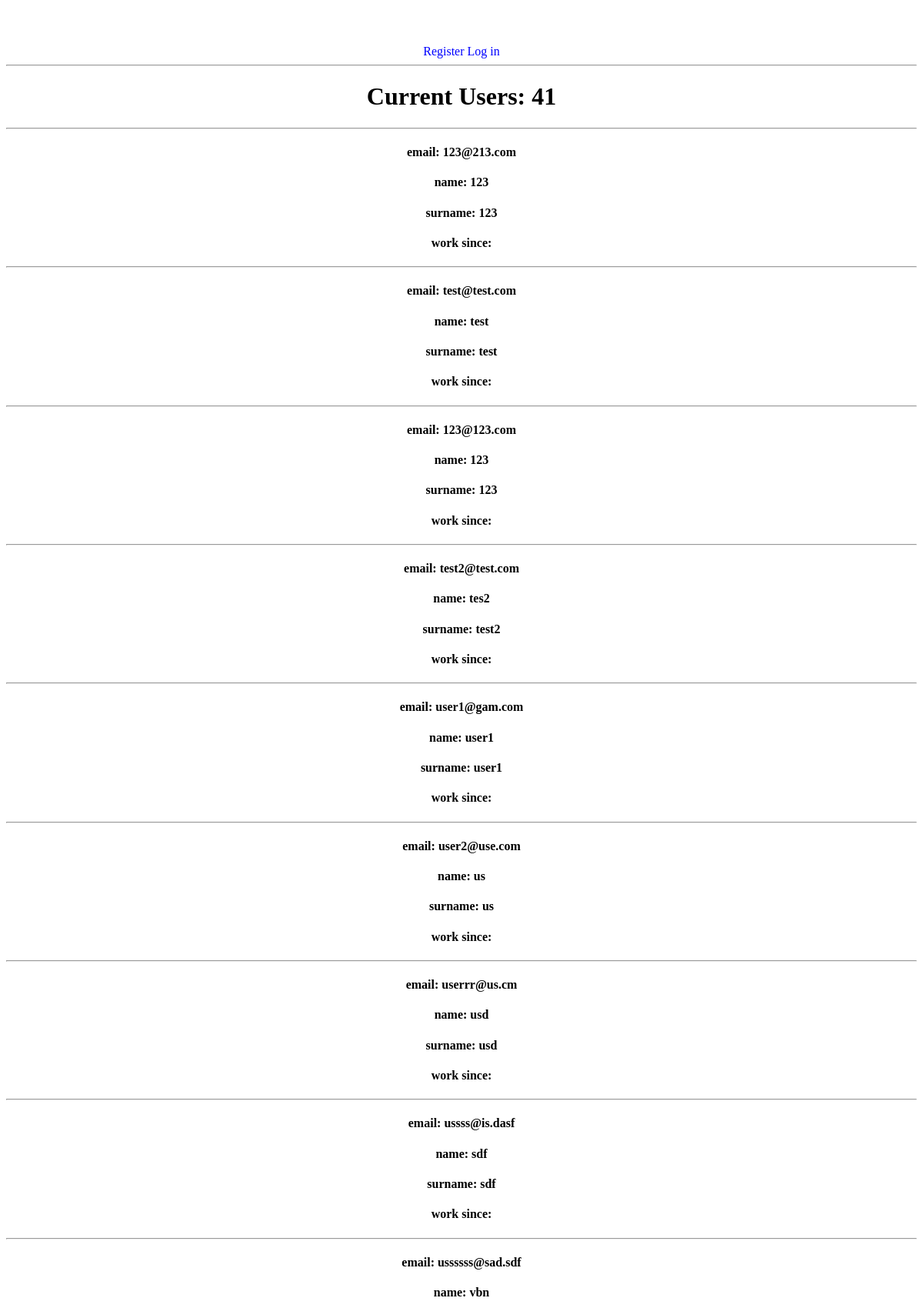
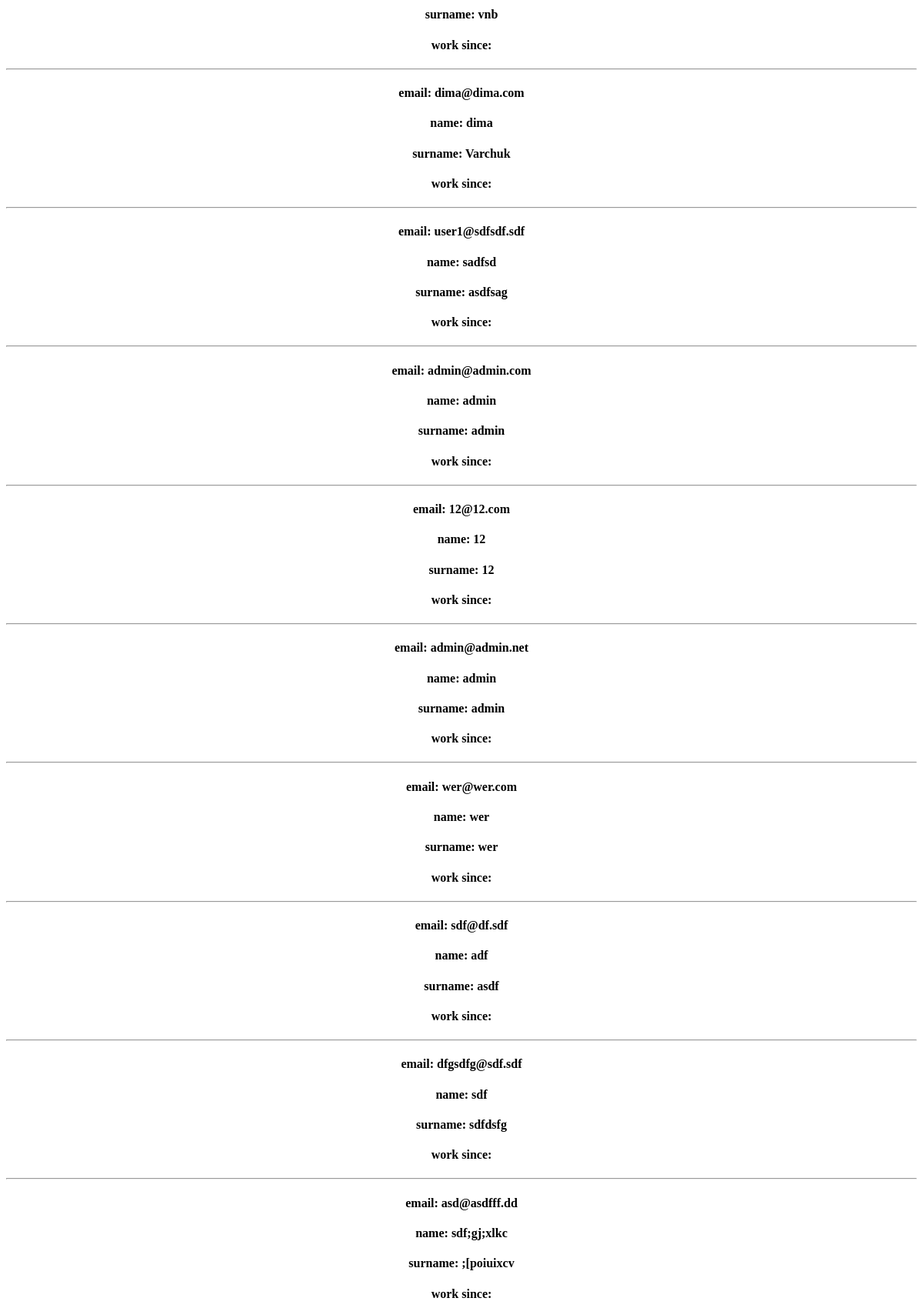
The page / (upper part) on the database its author committed (2 pictures, top to bottom).
### journal/models.py (models this page shows, shortened)
class CustomUser(AbstractBaseUser):
    name = models.CharField(max_length=15, null=False)
    surname = models.CharField(max_length=15, null=False)
    patronymic = models.CharField(max_length=15, blank=True, null=True)
    email = models.EmailField(unique=True)  # require
    phone_number = models.CharField(max_length=16, blank=True, null=True)
    avatar = models.ImageField(upload_to='user/avatar/', blank=True, null=True)
    date_of_birth = models.DateField(null=True)
    about = models.TextField(null=True)
    role = models.CharField(max_length=8, null=False, default="Other")
    is_active = models.BooleanField(default=True)
    is_staff = models.BooleanField(default=False)
    is_admin = models.BooleanField(default=False)
    USERNAME_FIELD = 'email'
    REQUIRED_FIELDS = ["name", "surname"]
    objects = CustomUserManager()

### journal/views.py (the view)
# urls.py: path('', main, name="main"),
def main(request):
    user_model = get_user_model()
    all_users = user_model.objects.all()
    return render(request, 'journal/main.html', {'all_users': all_users, 'title': "main"})

### journal/templates/journal/main.html
{% extends 'journal/base.html' %}
{% block main %}
<h1>Current Users: {{ all_users|length }}</h1>
<hr>
{% for user in all_users %}
<h4>email: {{ user.email }}</h4>
<h4>name: {{ user.name }}</h4>
<h4>surname: {{ user.surname }}</h4>
<h4>work since: {{ user.teacher.working_since }}</h4>
<hr>
{% endfor %}
{% endblock %}

### rows shown on the page
CustomUser: email "123@213.com", name "123", surname "123"
CustomUser: email "test@test.com", name "test", surname "test"
CustomUser: email "123@123.com", name "123", surname "123"
CustomUser: email "test2@test.com", name "tes2", surname "test2"
CustomUser: email "user1@gam.com", name "user1", surname "user1"
CustomUser: email "user2@use.com", name "us", surname "us"
CustomUser: email "userrr@us.cm", name "usd", surname "usd"
CustomUser: email "ussss@is.dasf", name "sdf", surname "sdf"
CustomUser: email "ussssss@sad.sdf", name "vbn", surname "vnb"
CustomUser: email "dima@dima.com", name "dima", surname "Varchuk"
CustomUser: email "user1@sdfsdf.sdf", name "sadfsd", surname "asdfsag"
CustomUser: email "admin@admin.com", name "admin", surname "admin"
CustomUser: email "12@12.com", name "12", surname "12"
CustomUser: email "admin@admin.net", name "admin", surname "admin"
CustomUser: email "wer@wer.com", name "wer", surname "wer"
CustomUser: email "sdf@df.sdf", name "adf", surname "asdf"
CustomUser: email "dfgsdfg@sdf.sdf", name "sdf", surname "sdfdsfg"
CustomUser: email "asd@asdfff.dd", name "sdf;gj;xlkc", surname ";[poiuixcv"

### other values the page prints
{{ all_users|length }} "41"
